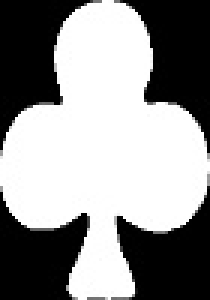
#> input picture Card_Imgs/Clubs.jpg, 70 x 100 px (shown 3 times larger)
$ python -i Cards.py   (imports and definitions only)
#> lines starting #> are read from the running program, lines starting #| are printed output that depends on the picture; after the words box and inside, x2 and y2 are one past the last pixel; in counts of white or black regions, pixels touching at a corner belong together
#> further down, picture is the input picture: shape (100, 70, 3); min 0, max 255, mean 145.5
import numpy as np
import cv2
import random

BACKGROUND_THRESHOLD_MODIFIER = 60
CARD_THRESHOLD_MODIFIER = 30

# are with rank and suit
CORNER_WIDTH = 49
CORNER_HEIGHT = 138

# placement of rank in corner
RANK_WIDTH = 70
RANK_HEIGHT = 125

# placement of suit in corner
SUIT_WIDTH = 70
SUIT_HEIGHT = 100

# maximal acceptable differences
RANK_DIFF_MAX = 2000
SUIT_DIFF_MAX = 700

# area constraints of cards
CARD_MAX_AREA = 120000
CARD_MIN_AREA = 25000

font = cv2.FONT_HERSHEY_DUPLEX

# random mapping of colors to suit rank
colors = dict()
# [9 lines not run here, left out]


class AnalyzedCard:
    # [15 lines left out: function __init__, not called in this run]


class TrainedRanks:
    def __init__(self, name, image):
        self.image = image
        self.name = name


class TrainedSuits:
    def __init__(self, name, image):
        self.image = image
        self.name = name


# [29 lines left out: functions load_ranks, load_suits, not called in this run]


def prepare_image(image):
    gray = cv2.cvtColor(
        image,
        cv2.COLOR_BGR2GRAY
    )
    blur = cv2.GaussianBlur(
        gray,
        (5, 5),
        0
    )
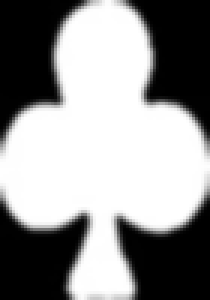
#> blur: shape (100, 70) (shown 3 times larger); min 0, max 255, mean 145.9

    # adaptive threshold
    image_width, image_height = np.shape(image)[:2]
#> image_width = 100; image_height = 70
    background_lightning_intensity_level = gray[int(image_height / 100)][int(image_width / 2)]
#> background_lightning_intensity_level = 0
    thresh_level = background_lightning_intensity_level + BACKGROUND_THRESHOLD_MODIFIER
#> thresh_level = 60

    return cv2.threshold(
        blur,
        thresh_level,
        255,
        cv2.THRESH_BINARY
    )[1]
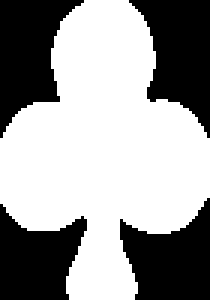
#> returned value: shape (100, 70) (shown 3 times larger); 60.5% white; 4 black regions, box (x1, y1, x2, y2) and area: (43, 0, 70, 46) 744, (0, 0, 28, 46) 721, (40, 66, 70, 100) 672, (0, 68, 29, 100) 625


# [344 lines left out: functions find_cards, prepare_card, match_card, draw_names, flattener, determine_border_color, not called in this run]

>>> import cv2
>>> picture = cv2.imread('Card_Imgs/Clubs.jpg')
>>> result = prepare_image(picture)

$ run again, on Card_Imgs/Eight.jpg
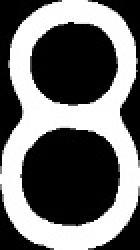
#> input picture Card_Imgs/Eight.jpg, 70 x 125 px (shown 2 times larger)
#> picture is the input picture: shape (125, 70, 3); min 0, max 255, mean 109.9
#> in prepare_image, `blur = cv2.GaussianBlur( gray, (5, 5), 0 )`:
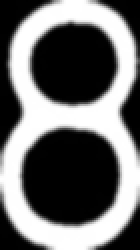
#> blur: shape (125, 70) (shown 2 times larger); min 0, max 255, mean 110.3
#> background_lightning_intensity_level = 0
#> thresh_level = 60
#> in prepare_image, `return cv2.threshold( blur, thresh_level, 255, cv2.THRESH_BINARY )[1]`:
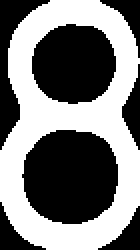
#> returned value: shape (125, 70) (shown 2 times larger); 48.6% white; 1 white region, box (x1, y1, x2, y2) and area: (0, 0, 70, 125) 4255

$ run again, on Card_Imgs/Five.jpg
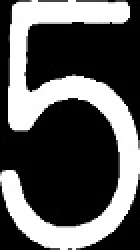
#> input picture Card_Imgs/Five.jpg, 70 x 125 px (shown 2 times larger)
#> picture is the input picture: shape (125, 70, 3); min 0, max 255, mean 90.4
#> in prepare_image, `blur = cv2.GaussianBlur( gray, (5, 5), 0 )`:
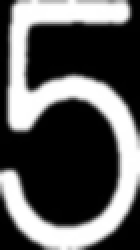
#> blur: shape (125, 70) (shown 2 times larger); min 0, max 255, mean 91
#> background_lightning_intensity_level = 71
#> thresh_level = 131
#> in prepare_image, `return cv2.threshold( blur, thresh_level, 255, cv2.THRESH_BINARY )[1]`:
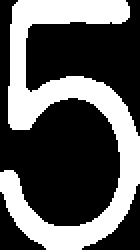
#> returned value: shape (125, 70) (shown 2 times larger); 36% white; 1 white region, box (x1, y1, x2, y2) and area: (0, 0, 70, 125) 3148
